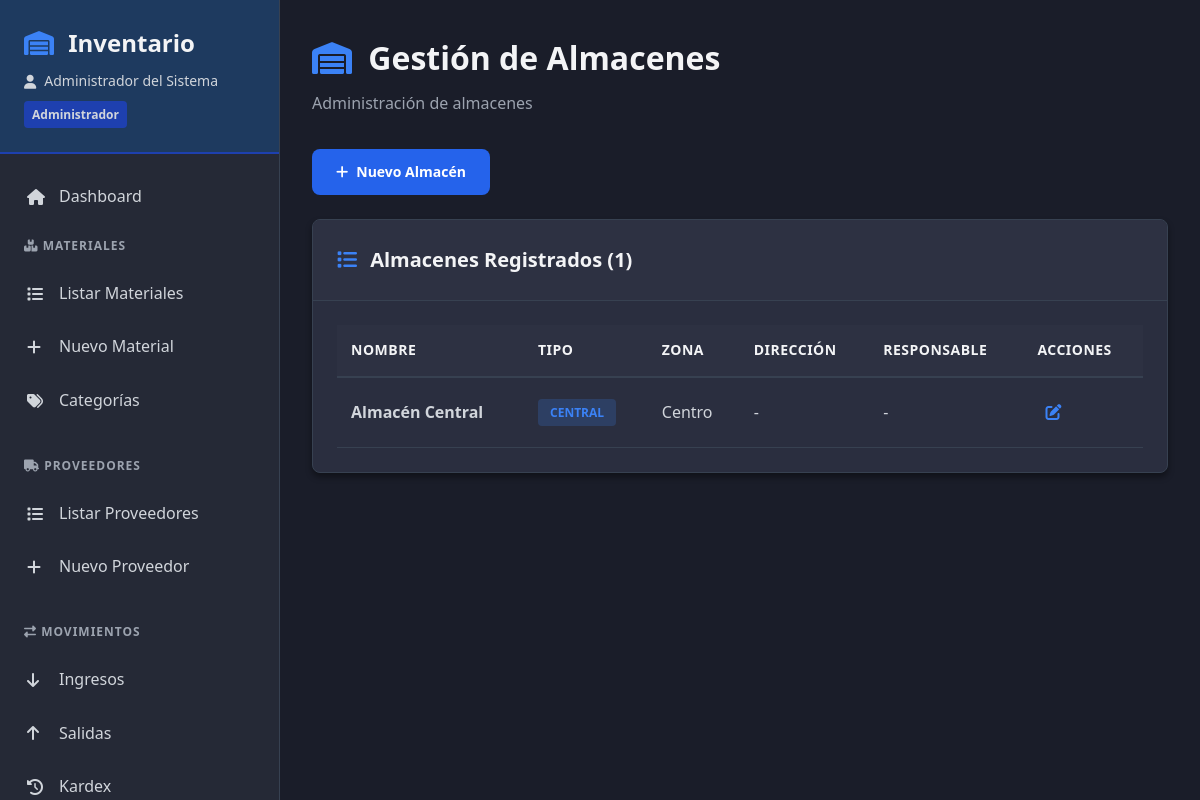
Page /modules/admin/almacenes.php (signed in) on the committed database.
### tables this page shows
CREATE TABLE usuarios (
  id INT AUTO_INCREMENT PRIMARY KEY,
  nombre_usuario VARCHAR(50) NOT NULL UNIQUE,
  contrasenia_hash VARCHAR(255) NOT NULL,
  nombre_completo VARCHAR(100),
  rol_id INT NOT NULL,
  estado ENUM('activo','inactivo') DEFAULT 'activo',
  fecha_creacion TIMESTAMP DEFAULT CURRENT_TIMESTAMP,
  FOREIGN KEY (rol_id) REFERENCES roles(id)
);

CREATE TABLE roles (
  id INT AUTO_INCREMENT PRIMARY KEY,
  nombre VARCHAR(50) UNIQUE,
  descripcion TEXT
);

CREATE TABLE almacenes (
  id INT AUTO_INCREMENT PRIMARY KEY,
  nombre VARCHAR(100),
  tipo ENUM('central','obra'),
  direccion VARCHAR(200),
  zona ENUM('sur','centro','norte','el_alto','laderas'),
  usuario_responsable_id INT,
  FOREIGN KEY (usuario_responsable_id) REFERENCES usuarios(id)
);

### config/auth.php (called while the page is built, shortened)
<?php
function getCurrentUser() {
    $conn = getDBConnection();
    $stmt = $conn->prepare("SELECT u.*, r.nombre as rol_nombre FROM usuarios u
                           JOIN roles r ON u.rol_id = r.id
                           WHERE u.id = ? AND u.estado = 'activo'");
    $stmt->bind_param("i", $_SESSION['usuario_id']);
    $stmt->execute();
    $result = $stmt->get_result();
    $user = $result->fetch_assoc();
    return $user;
}
?>

### config/database.php (called while the page is built, shortened)
<?php
function getDBConnection() {
    try {
        $conn = new mysqli(DB_HOST, DB_USER, DB_PASS, DB_NAME);
        $conn->set_charset("utf8mb4");
        return $conn;
    } catch (Exception $e) {
        die("Error: " . $e->getMessage());
    }
}
function executeQuery($query, $params = []) {
    $conn = getDBConnection();
    if (empty($params)) {
        $result = $conn->query($query);
        return $result;
    }
    $stmt = $conn->prepare($query);
    $types = '';
    $stmt->bind_param($types, ...$params);
    $stmt->execute();
    $result = $stmt->get_result();
    return $result;
}
function getMultipleRecords($query, $params = []) {
    $result = executeQuery($query, $params);
    $records = [];
    if ($result) {
        while ($row = $result->fetch_assoc()) {
            $records[] = $row;
        }
    }
    return $records;
}
?>

### modules/admin/almacenes.php (the view, shortened to what this page needs)
<?php
require_once '../../includes/header.php';
$almacenes = getMultipleRecords("
    SELECT a.*, u.nombre_completo as responsable_nombre
    FROM almacenes a
    LEFT JOIN usuarios u ON a.usuario_responsable_id = u.id
    ORDER BY a.nombre
");
?>
<div class="page-header">
    <h1><i class="fas fa-warehouse"></i> Gestión de Almacenes</h1>
    <p>Administración de almacenes</p>
</div>
<div style="margin-bottom: 1.5rem;">
    <a href="/proyecto_inventario/modules/admin/crear_almacen.php" class="btn btn-primary">
        <i class="fas fa-plus"></i> Nuevo Almacén
    </a>
</div>
<div class="card">
    <div class="card-header">
        <h2><i class="fas fa-list"></i> Almacenes Registrados (<?php echo count($almacenes); ?>)</h2>
    </div>
    <div class="card-body">
        <?php if (empty($almacenes)): ?>
            <div class="empty-state">
                <i class="fas fa-warehouse"></i>
                <p>No hay almacenes registrados</p>
            </div>
        <?php else: ?>
            <div style="overflow-x: auto;">
                <table class="data-table">
                    <thead>
                        <tr>
                            <th>Nombre</th>
                            <th>Tipo</th>
                            <th>Zona</th>
                            <th>Dirección</th>
                            <th>Responsable</th>
                            <th>Acciones</th>
                        </tr>
                    </thead>
                    <tbody>
                        <?php foreach ($almacenes as $alm): ?>
                            <tr>
                                <td><strong><?php echo htmlspecialchars($alm['nombre']); ?></strong></td>
                                <td>
                                    <span class="badge <?php echo $alm['tipo'] === 'central' ? 'badge-info' : 'badge-warning'; ?>">
                                        <?php echo ucfirst($alm['tipo']); ?>
                                    </span>
                                </td>
                                <td><?php echo ucfirst(str_replace('_', ' ', $alm['zona'] ?? '-')); ?></td>
                                <td><?php echo htmlspecialchars($alm['direccion'] ?? '-'); ?></td>
                                <td><?php echo htmlspecialchars($alm['responsable_nombre'] ?? '-'); ?></td>
                                <td>
                                    <div class="actions">
                                        <a href="/proyecto_inventario/modules/admin/editar_almacen.php?id=<?php echo $alm['id']; ?>"
                                           class="action-btn edit" title="Editar">
                                            <i class="fas fa-edit"></i>
                                        </a>
                                    </div>
                                </td>
                            </tr>
                        <?php endforeach; ?>
                    </tbody>
                </table>
            </div>
        <?php endif; ?>
    </div>
</div>
<?php require_once '../../includes/footer.php'; ?>

### includes/header.php (shortened to what this page needs)
<?php
require_once __DIR__ . '/../config/database.php';
require_once __DIR__ . '/../config/auth.php';
$currentUser = getCurrentUser();
$currentPage = basename($_SERVER['PHP_SELF']);
?>
<!DOCTYPE html>
<html lang="es">
<head>
    <link rel="stylesheet" href="/proyecto_inventario/assets/css/style.css">
    <link rel="stylesheet" href="https://cdnjs.cloudflare.com/ajax/libs/font-awesome/6.4.0/css/all.min.css">
</head>
<body>
    <div class="app-container">
        <aside class="sidebar">
            <div class="sidebar-header">
                <h2><i class="fas fa-warehouse"></i> Inventario</h2>
                <p class="user-info">
                    <i class="fas fa-user"></i> <?php echo htmlspecialchars($currentUser['nombre_completo'] ?? $currentUser['nombre_usuario']); ?>
                    <span class="role-badge"><?php echo htmlspecialchars($currentUser['rol_nombre']); ?></span>
                </p>
            </div>
            <nav class="sidebar-nav">
                <a href="/proyecto_inventario/index.php" class="nav-item <?php echo $currentPage == 'index.php' ? 'active' : ''; ?>">
                    <i class="fas fa-home"></i> Dashboard
                </a>
                <div class="nav-section">
                    <div class="nav-section-title">
                        <i class="fas fa-boxes"></i> Materiales
                    </div>
                    <a href="/proyecto_inventario/modules/materiales/listar.php" class="nav-item <?php echo strpos($currentPage, 'materiales') !== false ? 'active' : ''; ?>">
                        <i class="fas fa-list"></i> Listar Materiales
                    </a>
                    <a href="/proyecto_inventario/modules/materiales/crear.php" class="nav-item">
                        <i class="fas fa-plus"></i> Nuevo Material
                    </a>
                    <a href="/proyecto_inventario/modules/materiales/categorias.php" class="nav-item">
                        <i class="fas fa-tags"></i> Categorías
                    </a>
                </div>
                <div class="nav-section">
                    <div class="nav-section-title">
                        <i class="fas fa-truck"></i> Proveedores
                    </div>
                    <a href="/proyecto_inventario/modules/proveedores/listar.php" class="nav-item <?php echo strpos($currentPage, 'proveedores') !== false ? 'active' : ''; ?>">
                        <i class="fas fa-list"></i> Listar Proveedores
                    </a>
                    <a href="/proyecto_inventario/modules/proveedores/crear.php" class="nav-item">
                        <i class="fas fa-plus"></i> Nuevo Proveedor
                    </a>
                </div>
                <div class="nav-section">
                    <div class="nav-section-title">
                        <i class="fas fa-exchange-alt"></i> Movimientos
                    </div>
                    <a href="/proyecto_inventario/modules/movimientos/ingresos.php" class="nav-item <?php echo strpos($currentPage, 'ingresos') !== false ? 'active' : ''; ?>">
                        <i class="fas fa-arrow-down"></i> Ingresos
                    </a>
                    <a href="/proyecto_inventario/modules/movimientos/salidas.php" class="nav-item <?php echo strpos($currentPage, 'salidas') !== false ? 'active' : ''; ?>">
                        <i class="fas fa-arrow-up"></i> Salidas
                    </a>
                    <a href="/proyecto_inventario/modules/movimientos/kardex.php" class="nav-item <?php echo strpos($currentPage, 'kardex') !== false ? 'active' : ''; ?>">
                        <i class="fas fa-history"></i> Kardex
                    </a>
                </div>
            </nav>
        </aside>
        <main class="main-content">

### assets/css/style.css (style rules this page uses)
:root { --bg-primary: #1a1d29; --bg-secondary: #252936; --bg-tertiary: #2d3142; --bg-card: #2a2e3f; --blue-dark: #1e3a5f; --blue-medium: #2563eb; --blue-light: #3b82f6; --blue-accent: #1e40af; --gray-dark: #111827; --gray-medium: #374151; --gray-light: #4b5563; --gray-lighter: #6b7280; --text-primary: #f3f4f6; --text-secondary: #d1d5db; --text-muted: #9ca3af; --success: #10b981; --warning: #f59e0b; --danger: #ef4444; --info: #3b82f6; --border-color: #374151; --border-radius: 8px; --shadow-sm: 0 1px 2px rgba(0, 0, 0, 0.3); --shadow-md: 0 4px 6px rgba(0, 0, 0, 0.4); --shadow-lg: 0 10px 15px rgba(0, 0, 0, 0.5); }
* { margin: 0; padding: 0; box-sizing: border-box; }
body { font-family: 'Segoe UI', Tahoma, Geneva, Verdana, sans-serif; background: var(--bg-primary); color: var(--text-primary); line-height: 1.6; }
.app-container { display: flex; min-height: 100vh; }
.sidebar { width: 280px; background: var(--bg-secondary); border-right: 1px solid var(--border-color); display: flex; flex-direction: column; position: fixed; height: 100vh; overflow-y: auto; z-index: 1000; }
.sidebar-header { padding: 1.5rem; background: var(--blue-dark); border-bottom: 2px solid var(--blue-accent); }
.sidebar-header h2 { font-size: 1.5rem; margin-bottom: 0.5rem; color: var(--text-primary); }
.sidebar-header h2 i { color: var(--blue-light); margin-right: 0.5rem; }
.user-info { font-size: 0.875rem; color: var(--text-secondary); display: flex; align-items: center; gap: 0.5rem; flex-wrap: wrap; }
.role-badge { background: var(--blue-accent); padding: 0.25rem 0.5rem; border-radius: 4px; font-size: 0.75rem; font-weight: 600; }
.sidebar-nav { flex: 1; padding: 1rem 0; }
.nav-section { margin-bottom: 1rem; }
.nav-section-title { padding: 0.75rem 1.5rem; font-size: 0.75rem; text-transform: uppercase; letter-spacing: 1px; color: var(--text-muted); font-weight: 600; }
.nav-item { display: flex; align-items: center; padding: 0.875rem 1.5rem; color: var(--text-secondary); text-decoration: none; transition: all 0.3s ease; border-left: 3px solid transparent; }
.nav-item i { width: 20px; margin-right: 0.75rem; }
.main-content { flex: 1; margin-left: 280px; padding: 2rem; background: var(--bg-primary); min-height: 100vh; }
.page-header { margin-bottom: 2rem; }
.page-header h1 { font-size: 2rem; margin-bottom: 0.5rem; color: var(--text-primary); }
.page-header h1 i { color: var(--blue-light); margin-right: 0.5rem; }
.page-header p { color: var(--text-muted); }
.dashboard-card, .card { background: var(--bg-card); border-radius: var(--border-radius); border: 1px solid var(--border-color); margin-bottom: 1.5rem; box-shadow: var(--shadow-md); overflow: hidden; }
.card-header { padding: 1.5rem; background: var(--bg-tertiary); border-bottom: 1px solid var(--border-color); display: flex; justify-content: space-between; align-items: center; }
.card-header h2 { font-size: 1.25rem; color: var(--text-primary); }
.card-header h2 i { color: var(--blue-light); margin-right: 0.5rem; }
.card-body { padding: 1.5rem; }
.data-table { width: 100%; border-collapse: collapse; }
.data-table thead { background: var(--bg-tertiary); }
.data-table th { padding: 0.875rem; text-align: left; font-weight: 600; color: var(--text-primary); font-size: 0.875rem; text-transform: uppercase; letter-spacing: 0.5px; border-bottom: 2px solid var(--border-color); }
.data-table td { padding: 0.875rem; border-bottom: 1px solid var(--border-color); color: var(--text-secondary); }
.data-table tbody tr { transition: background 0.2s ease; }
.badge { display: inline-block; padding: 0.25rem 0.75rem; border-radius: 4px; font-size: 0.75rem; font-weight: 600; text-transform: uppercase; }
.badge-info { background: rgba(59, 130, 246, 0.2); color: var(--info); }
.btn { display: inline-flex; align-items: center; gap: 0.5rem; padding: 0.75rem 1.5rem; border: none; border-radius: var(--border-radius); font-size: 0.875rem; font-weight: 600; cursor: pointer; transition: all 0.3s ease; text-decoration: none; }
.btn-primary { background: var(--blue-medium); color: white; }
.actions { display: flex; gap: 0.5rem; align-items: center; }
.action-btn { padding: 0.5rem; background: transparent; border: none; color: var(--text-secondary); cursor: pointer; border-radius: 4px; transition: all 0.2s ease; }
.action-btn.edit { color: var(--info); }

### rows in the picture
usuarios: nombre_completo "Administrador del Sistema", rol.nombre "Administrador"
almacenes: nombre "Almacén Central", tipo "CENTRAL", zona "Centro", direccion "-", responsable_nombre "-"

### other values in the picture
count($almacenes) "1"
